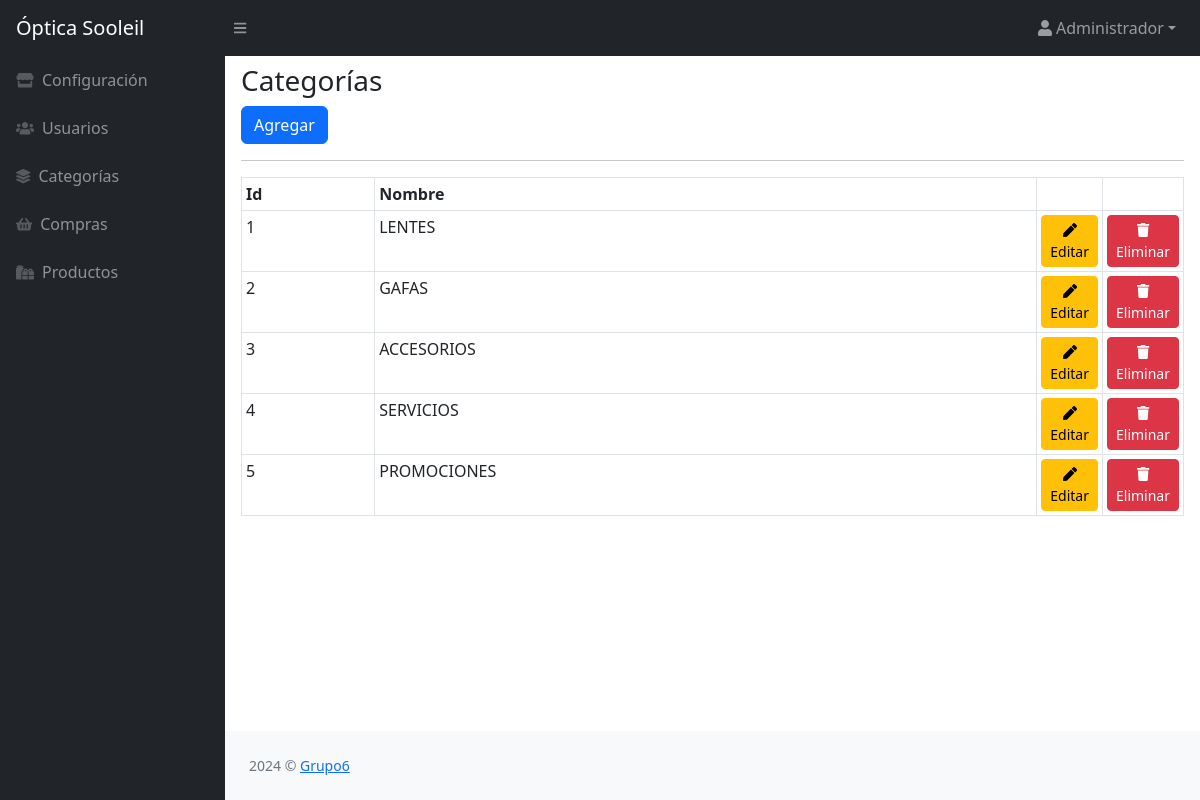
Screenshot of /admin/categorias/index.php (signed in) with the database file from the repository.
### tables this page shows
CREATE TABLE `categorias` (
  `id` int(11) NOT NULL,
  `nombre` varchar(50) NOT NULL,
  `activo` tinyint(4) NOT NULL DEFAULT 1
);

### admin/categorias/index.php (the view, shortened to what this page needs)
<?php
$db = new Database();
$con = $db->conectar();
$sql = "SELECT id, nombre FROM categorias WHERE activo = 1";
$resultado = $con->query($sql);
$categorias = $resultado->fetchAll(PDO::FETCH_ASSOC);
require '../header.php';
?>
<main>
    <div class="container-fluid px-3">
        <h3 class="mt-2">Categorías</h3>
        <a class="btn btn-primary" href="nuevo.php">Agregar</a>
        <hr>
        <table id="datatablesSimple" class="table table-bordered table-sm">
            <thead>
                <tr>
                    <th>Id</th>
                    <th>Nombre</th>
                    <th style="width: 5%" data-sortable="false"></th>
                    <th style="width: 5%" data-sortable="false"></th>
                </tr>
            </thead>
            <tbody>
                <?php foreach ($categorias as $categoria) { ?>
                    <tr>
                        <td><?php echo $categoria['id']; ?></td>
                        <td><?php echo $categoria['nombre']; ?></td>
                        <td>
                            <a class="btn btn-warning btn-sm" href="edita.php?id=<?php echo $categoria['id']; ?>">
                                <i class="fas fa-pen"></i> Editar
                            </a>
                        </td>
                        <td>
                            <button type="button" class="btn btn-danger btn-sm" data-bs-toggle="modal" data-bs-target="#eliminaModal" data-bs-id="<?php echo $categoria['id']; ?>">
                                <i class="fas fa-trash"></i> Eliminar
                            </button>
                        </td>
                    </tr>
                <?php } ?>
            </tbody>
        </table>
    </div>
</main>
<?php require '../footer.php'; ?>

### rows the page displays
categorias: id "1", nombre "LENTES"
categorias: id "2", nombre "GAFAS"
categorias: id "3", nombre "ACCESORIOS"
categorias: id "4", nombre "SERVICIOS"
categorias: id "5", nombre "PROMOCIONES"

### other values shown
$_SESSION['user_name'] "Administrador"
